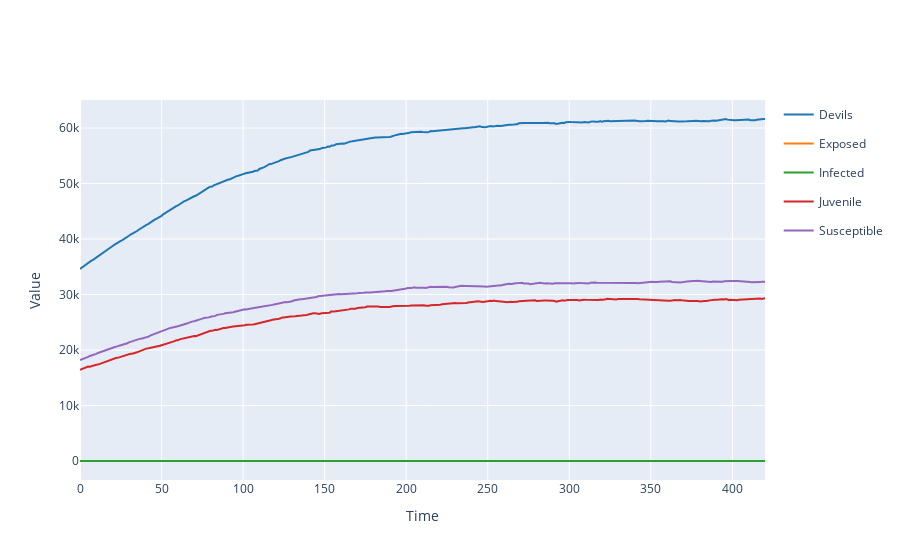

The cell this chart's notebook holds for it:
### Code cell
result.plotplotly()

### Figure 1 — Plotly figure (JSON) as saved in the notebook; plotly's stock layout.template omitted (floating-point values rounded to 4 significant figures; data arrays with more than 128 entries replaced by an {"elided": "..."} marker saying what was removed)
{"data": [{"legendgroup": "Devils", "line": {"color": "#1f77b4"}, "mode": "lines", "name": "Devils", "type": "scatter", "x": {"elided": "421 int values"}, "y": {"elided": "421 int values"}}, {"legendgroup": "Exposed", "line": {"color": "#ff7f0e"}, "mode": "lines", "name": "Exposed", "type": "scatter", "x": {"elided": "421 int values"}, "y": {"elided": "421 int values"}}, {"legendgroup": "Infected", "line": {"color": "#2ca02c"}, "mode": "lines", "name": "Infected", "type": "scatter", "x": {"elided": "421 int values"}, "y": {"elided": "421 int values"}}, {"legendgroup": "Juvenile", "line": {"color": "#d62728"}, "mode": "lines", "name": "Juvenile", "type": "scatter", "x": {"elided": "421 int values"}, "y": {"elided": "421 int values"}}, {"legendgroup": "Susceptible", "line": {"color": "#9467bd"}, "mode": "lines", "name": "Susceptible", "type": "scatter", "x": {"elided": "421 int values"}, "y": {"elided": "421 int values"}}], "layout": {"showlegend": true, "title": {"text": ""}, "xaxis": {"title": {"text": "Time"}}, "yaxis": {"title": {"text": "Value"}}}}
